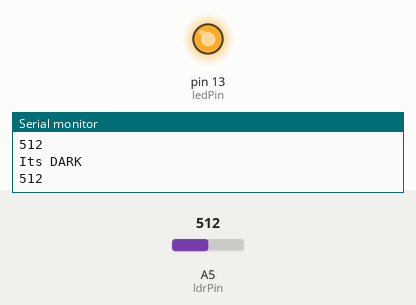
This sketch was run on a simulated Arduino Uno, built with avr-gcc and run on an emulated ATmega328P. On the bench: output pins drawn as LEDs (lit = HIGH), the last lines printed to the serial monitor. Inputs (shaded band) come from the test bench; at power-on: A5 (ldrPin) = 512.

Above: at 1.8 s.
1.9 s: A5 (ldrPin) set to 23
3.4 s: A5 (ldrPin) set to 19
At 5.1 s:
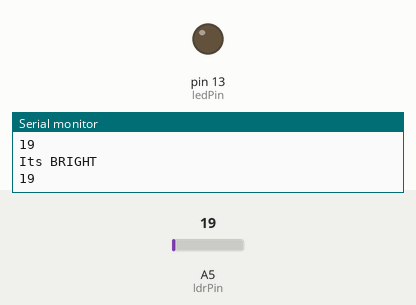
5.5 s: A5 (ldrPin) set to 122
At 6.7 s:
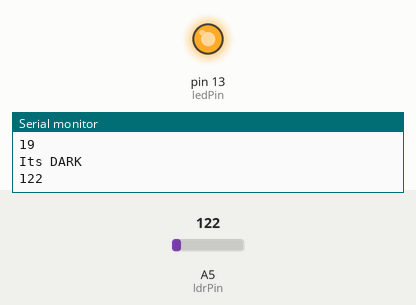
7.5 s: A5 (ldrPin) set to 10
At 9.4 s:
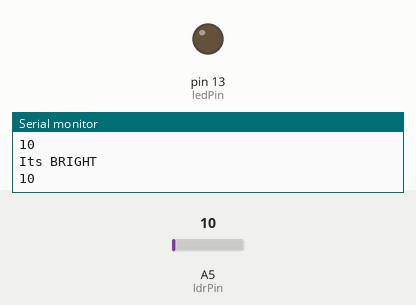
Timing chart, 0 to 10.5 s (numbered marks = the images above; inputs shaded):
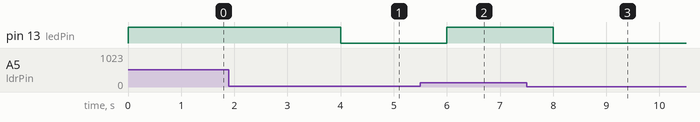

The sketch:

LDRSensor.ino
```cpp
int ledPin = 13;

int ldrPin = A5;

void setup() {

Serial.begin(9600);

pinMode(ledPin, OUTPUT);

pinMode(ldrPin, INPUT);

}

void loop() {

int ldrStatus = analogRead(ldrPin);

if (ldrStatus > 20) {

digitalWrite(ledPin, HIGH);

Serial.println("Its DARK");

Serial.println(ldrStatus);

} else {

digitalWrite(ledPin, LOW);

Serial.println("Its BRIGHT");

Serial.println(ldrStatus);

}
delay(1000);

}
```

Measured:
- the behaviour switches between 21 and 20 on A5 (ldrPin) (found by bisection; images 0 and 1)
- after the input at 3.4 s, pin 13 (ledPin): HIGH → LOW after 0.60 s
- after the input at 5.5 s, pin 13 (ledPin): LOW → HIGH after 0.50 s
- after the input at 7.5 s, pin 13 (ledPin): HIGH → LOW after 0.50 s
